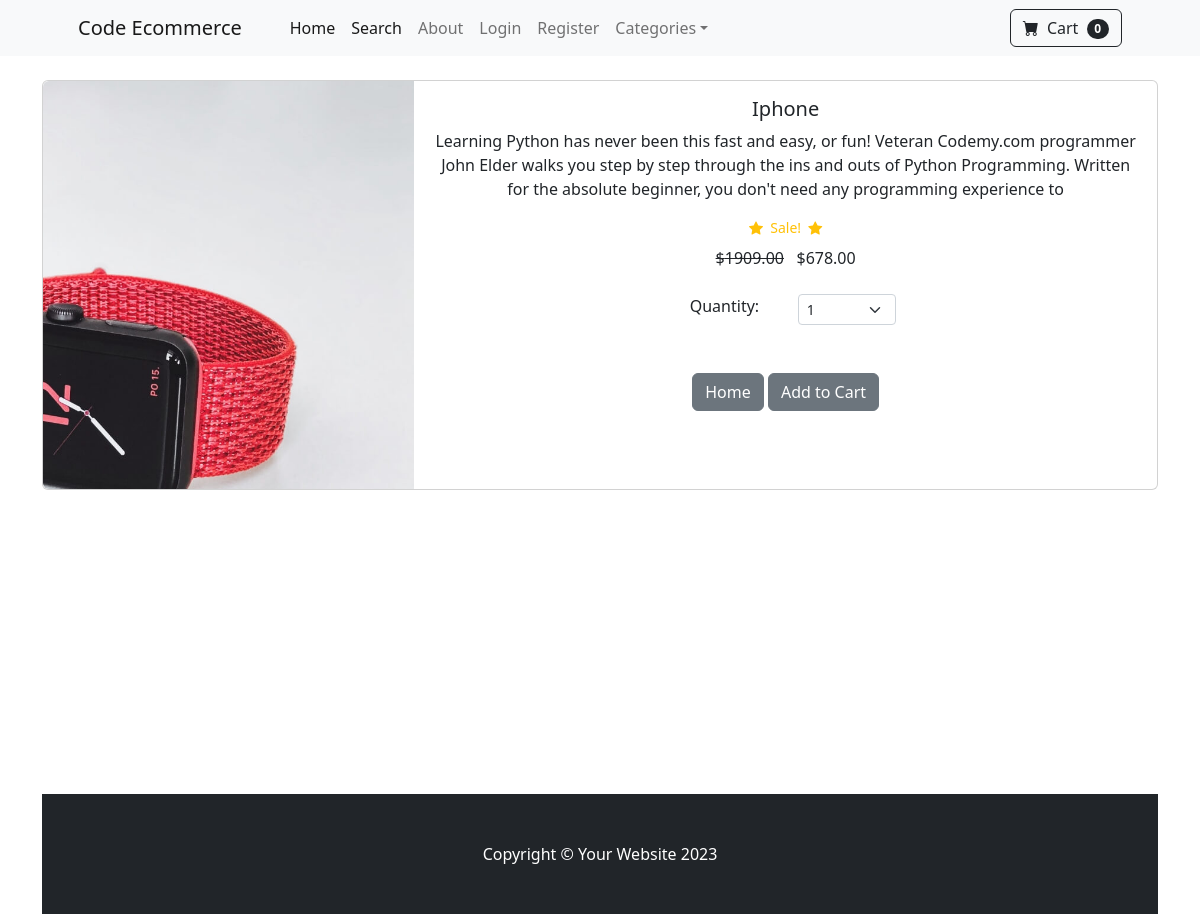
Page /product/1 on the committed database.
### main/models.py (models this page shows, shortened)
class Product(models.Model):
    name = models.CharField(max_length=50)
    price = models.DecimalField(default=0, decimal_places=2, max_digits=6)
    category = models.ForeignKey(Category, on_delete=models.CASCADE, default=1)
    description = models.CharField(max_length=250, default='', blank=True, null=True)
    image = models.ImageField(upload_to='uploads/products/')
    is_sale = models.BooleanField(default=False)
    sale_price = models.DecimalField(default=0, decimal_places=2, max_digits=6)

### main/views.py (the view)
# urls.py: path('product/<int:pk>', views.product, name='product'),
def product(request, pk):
    product = Product.objects.get(id=pk)
    context = {
        'product': product
    }
    return render(request, 'main/product.html', context)

### cart/cart.py (called while the page is built)
    def __len__(self):
        return len(self.cart)

### cart/context_processors.py (called while the page is built)
def cart(request):
    return {'cart': Cart(request)}

### main/templates/main/product.html (shortened to what this page needs)
{% extends 'main/base.html' %}
{% block content %}
<div class="container">
    <br>
    <div class="card mb-3">
        <div class="row g-0">
            <div class="col-md-4">
                <img src="{{ product.image.url }}" class="img-fluid rounded-start" alt="...">
            </div>
            <div class="col-md-8">
                <div class="card-body">
                    <center>
                        <h5 class="card-title">{{ product.name }}</h5>
                        <p class="card-text">{{ product.description }}</p>
                        {% if product.is_sale %}
                        <div class="d-flex justify-content-center small text-warning mb-2">
                            <div class="bi-star-fill"></div>
                            &nbsp;&nbsp;Sale!&nbsp;&nbsp;
                            <div class="bi-star-fill"></div>
                        </div>
                        <strike>${{ product.price }}</strike>
                        &nbsp; ${{ product.sale_price }}
                        {% else %}
                        ${{ product.price }}
                        {% endif %}
                        <br><br>
                        <div class="row justify-content-center">
                        <div class="col-md-2">Quantity:</div>
                        <div class="col-md-2">
                        <select class="form-select form-select-sm" id="qty-cart">
                            <option value="1">1</option>
                        </select>
                        </div>
                    </div>
                        <br><br>
                        <a href="{% url 'home' %}" class="btn btn-secondary">Home</a>
                        <button type="button" value="{{ product.id }}" class="btn btn-secondary" id="add-cart">Add to
                            Cart</button>
                    </center>
                </div>
            </div>
        </div>
    </div>
    <br><br>
    <br><br>
    <br><br>
    <br><br>
    <br><br>
    <br><br>
    {% endblock %}

### rows in the picture
Product: image (picture), name "Iphone", description "Learning Python has never been this fast and easy, or fun! Veteran Codemy.com programmer John Elder walks you step by step through the ins and outs of Python Programming. Written for the absolute beginner, you don't need any programming experience to", price "1909.00", sale_price "678.00"

### other values in the picture
{{ cart|length }} "0"
